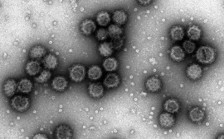
#> input picture example_images/TEM_bio.jpg, 224 x 139 px; its folder holds only this picture in this run
$ python -i second_pass_segment_standalone.py   (imports and definitions only)
#> lines starting #> are read from the running program, lines starting #| are printed output that depends on the picture; after the words box and inside, x2 and y2 are one past the last pixel; in counts of white or black regions, pixels touching at a corner belong together
import numpy as np
from skimage import filters
from skimage.segmentation import watershed
from skimage.feature import peak_local_max
from scipy import ndimage as ndi
from skimage.measure import regionprops, label
import matplotlib.pyplot as plt
from skimage.io import imread
from skimage.segmentation import find_boundaries
from skimage.morphology import dilation, disk
from skimage.morphology import opening

class second_pass_segment():
    def __init__(self, image):
        self.image = image

    def run(self):
        """
        Run the second pass segmentation on the provided image.
        """
        chirality, vectors = find_blobs(self.image)
        return chirality, vectors

def find_best_sigma(img):
    img_width = img.shape[1]
    print(f"Image width (pixels): {img_width}")
    sigma1 = img_width / 18.0
    sigma2 = sigma1 * 1.6
    return sigma1, sigma2

def produce_watershed(gauss_im):
    # Threshold to get binary image
    thresh_val = filters.threshold_otsu(gauss_im)
    binary = gauss_im > thresh_val

    # Perform binary opening to clean up the binary mask
    # binary = opening(binary, disk(5))

    # Estimate lobe width using distance transform on binary mask
    # We'll use the median of the maximum Feret diameter (major axis length) of each region as lobe width
    props = regionprops(label(binary))
    widths = [p.major_axis_length for p in props if p.area > 10]
    # print(np.median(widths))
    med_width=np.median(widths)

    # Step 2: Distance transform
    distance = ndi.distance_transform_edt(binary)
    # Step 3: Find local maxima as markers
    local_max = peak_local_max(distance, min_distance=20, num_peaks=3)
    intensities = gauss_im[tuple(local_max.T)]
    mask = np.zeros(distance.shape, dtype=bool)
    mask[tuple(local_max.T)] = True
    markers, _ = ndi.label(mask)

    # Step 4: Apply watershed
    labels_ws = watershed(-distance, markers, mask=binary)
    return labels_ws, local_max, intensities, binary, distance

def find_blobs(image):

    sigma1, sigma2 = find_best_sigma(image)
    best_sigma = 5.0
    gauss = filters.difference_of_gaussians(image, low_sigma=sigma1, high_sigma=sigma2)

    # Step 4: Apply watershed
    labels_ws, local_max, intensities, binary, distance = produce_watershed(gauss, )

    # Step 5: Get centroids
    props = regionprops(labels_ws)
    centroids_local = np.array([p.centroid for p in props if p.area > 10])

    # Get area of each watershed region
    areas = np.array([p.area for p in props])
    print("Areas of each watershed region:", areas)

    # Rank watershed regions by area (descending)
    sorted_indices = np.argsort(areas)[::-1]
    print("Watershed regions ranked by area (largest to smallest):", areas[sorted_indices])

    # [19 lines of commented-out code are left out]
    fig, axes = plt.subplots(ncols=4, figsize=(9, 3), sharex=True, sharey=True)
    ax = axes.ravel()
    ax[0].imshow(image, cmap='gray')
    ax[0].set_title('Original Image')
    ax[1].imshow(binary, cmap='gray')
    ax[1].set_title('Binary Mask')
    ax[2].imshow(-distance, cmap='gray')
    ax[2].set_title('Distance Transform')
    ax[3].imshow(labels_ws, cmap='nipy_spectral')
    ax[3].set_title('Watershed Segmentation')
    # Draw vectors
    colors = ['cyan', 'magenta', 'lime']

    # Add area labels to watershed plot
    for i, prop in enumerate(props):
        if prop.area > 10:
            y, x = prop.centroid
            ax[3].text(x, y, f"{prop.area:.0f}", color='white', fontsize=8, ha='center', va='center')
    # Add intensity labels to watershed plot (at centroid positions)
    for i, (centroid, intensity) in enumerate(zip(centroids_local, intensities)):
        y, x = centroid
        ax[3].text(x, y + 10, f"{intensity:.4f}", color='yellow', fontsize=8, ha='center', va='center')

    print(f"Detected {len(centroids_local)} lobes using watershed in box.")
    # classify_chirality(centroids_local)
    if len(centroids_local) == 3:
        # sorted_indices: [largest, mid, smallest]
        mid_idx = sorted_indices[1]
        small_idx = sorted_indices[2]
        vector_mid_to_small = centroids_local[small_idx] - centroids_local[mid_idx]
        # print(f"Vector from middle to smallest watershed: {vector_mid_to_small}")
        # Plot the vector from middle to smallest centroid
        ax[3].arrow(
            centroids_local[mid_idx][1], centroids_local[mid_idx][0],
            centroids_local[small_idx][1] - centroids_local[mid_idx][1],
            centroids_local[small_idx][0] - centroids_local[mid_idx][0],
            head_width=5, head_length=8, fc='orange', ec='orange', linewidth=2, length_includes_head=True
        )
        # ax[3].set_title(f'Watershed Segmentation\nChirality: {chirality}\nMid→Small vector shown')

    # Find which watershed region has the most interface with the smallest region
    if len(centroids_local) == 3:
        # Find label of smallest region
        smallest_idx = sorted_indices[2]
        smallest_label = props[smallest_idx].label
        # Find boundaries of all regions
        boundaries = find_boundaries(labels_ws, mode='thick')
        # Get mask for smallest region
        smallest_mask = labels_ws == smallest_label
        # Find neighbors: pixels at the boundary of smallest region
        dilated = dilation(smallest_mask, disk(1))
        border = dilated & ~smallest_mask
        neighbor_labels = labels_ws[border]
        # Count occurrences of each neighbor label (excluding background and itself)
        unique, counts = np.unique(neighbor_labels, return_counts=True)
        neighbor_counts = {u: c for u, c in zip(unique, counts) if u != 0 and u != smallest_label}
        if neighbor_counts:
            # Find neighbor with most interface
            most_interface_label = max(neighbor_counts, key=neighbor_counts.get)
            # Find centroid of that region
            neighbor_centroid = [p.centroid for p in props if p.label == most_interface_label][0]
            # Draw a line between smallest centroid and neighbor centroid
            y0, x0 = props[smallest_idx].centroid
            y1, x1 = neighbor_centroid
            vector_interface = np.array([x0, y0, x1 - x0, y1 - y0]) # x0, y0, dx, dy

            ax[3].plot([x0, x1], [y0, y1], color='red', linewidth=2, linestyle='--')
            ax[3].text((x0 + x1) / 2, (y0 + y1) / 2, "Max interface", color='red', fontsize=8, ha='center')
            # print(f"Region with most interface to smallest: label {most_interface_label}")
            chirality = "S"
            return chirality, vector_interface
        else:
            print("No neighboring regions found for smallest watershed.")
            return None, None

    else:
        print("Not enough regions to find neighbors.")
        return None, None

def run_second_pass(region):
    """    Run the second pass segmentation on a specific image.   """
    # Load image
    # img = imread(filename, as_gray=True)
    # img = (img - img.min()) / (img.max() - img.min())  # normalize
    chirality, vectors = find_blobs(region)
    # plt.show()

    return chirality, vectors

>>> import cv2
>>> picture = cv2.imread('../example_images/TEM_bio.jpg', cv2.IMREAD_GRAYSCALE)
#> picture is the input picture: shape (139, 224); min 0, max 249, mean 129.4
>>> result = find_blobs(picture)
#| Image width (pixels): 224
#> in find_blobs, `sigma1, sigma2 = find_best_sigma(image)`: sigma1 = 12.44; sigma2 = 19.91
#> in find_blobs, `gauss = filters.difference_of_gaussians(image, low_sigma=sigma1, high_..`:
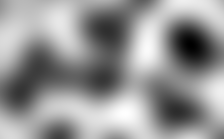
#> gauss: shape (139, 224) float64; min -0.139, max 0.0885, mean -0.00648; drawn with min black and max white
#> in produce_watershed, `thresh_val = filters.threshold_otsu(gauss_im)`: thresh_val = -0.0117
#> in produce_watershed, `binary = gauss_im > thresh_val`:
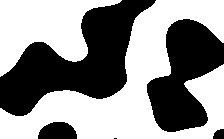
#> binary: shape (139, 224) bool; 55.7% white; 5 black regions (1 under 20 px)
#> in produce_watershed, `props = regionprops(label(binary))`: props = 2 regions; box (x1, y1, x2, y2) and area: (0, 0, 224, 139) 12339, (0, 0, 122, 77) 4990
#> in produce_watershed, `widths = [p.major_axis_length for p in props if p.area > 10]`: widths = [115.5, 254.6]
#> in produce_watershed, `med_width=np.median(widths)`: med_width = 185.1
#> in produce_watershed, `distance = ndi.distance_transform_edt(binary)`:
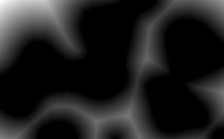
#> distance: shape (139, 224) float64; min 0, max 53.25, mean 6.7; drawn with min black and max white
#> in produce_watershed, `local_max = peak_local_max(distance, min_distance=20, num_peaks=3)`: local_max = [[115, 127], [58, 146]]
#> in produce_watershed, `intensities = gauss_im[tuple(local_max.T)]`: intensities = [0.0871, 0.076]
#> in produce_watershed, `labels_ws = watershed(-distance, markers, mask=binary)`:
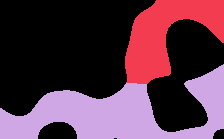
#> labels_ws: shape (139, 224) int32; 3 distinct labels, from 0 to 2; one colour per label, 0 black
#> in find_blobs, `labels_ws, local_max, intensities, binary, distance = produce_watershe..`: local_max = [[115, 127], [58, 146]]; intensities = [0.0871, 0.076]
#> in find_blobs, `props = regionprops(labels_ws)`: props = 2 regions; box (x1, y1, x2, y2) and area: (0, 64, 224, 139) 7990, (125, 0, 224, 84) 4349
#> in find_blobs, `centroids_local = np.array([p.centroid for p in props if p.area > 10])`: centroids_local = [[34.58, 165.4], [112.9, 117.3]]
#> in find_blobs, `areas = np.array([p.area for p in props])`: areas = [4349, 7990]
#| Areas of each watershed region: [4349. 7990.]
#> in find_blobs, `sorted_indices = np.argsort(areas)[::-1]`: sorted_indices = [1, 0]
#| Watershed regions ranked by area (largest to smallest): [7990. 4349.]
#> the loop in find_blobs, `for i, prop in enumerate(props):` made 2 passes
#> the loop in find_blobs, `for i, (centroid, intensity) in enumerate(zip(centroids_local, intensi..` made 2 passes
#> (intensity, y, x) on passes 1 to 2: (0.0871, 34.58, 165.4), (0.076, 112.9, 117.3)
#| Detected 2 lobes using watershed in box.
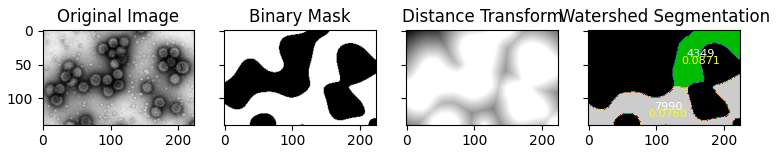
#> figure drawn by matplotlib, 4 panels
